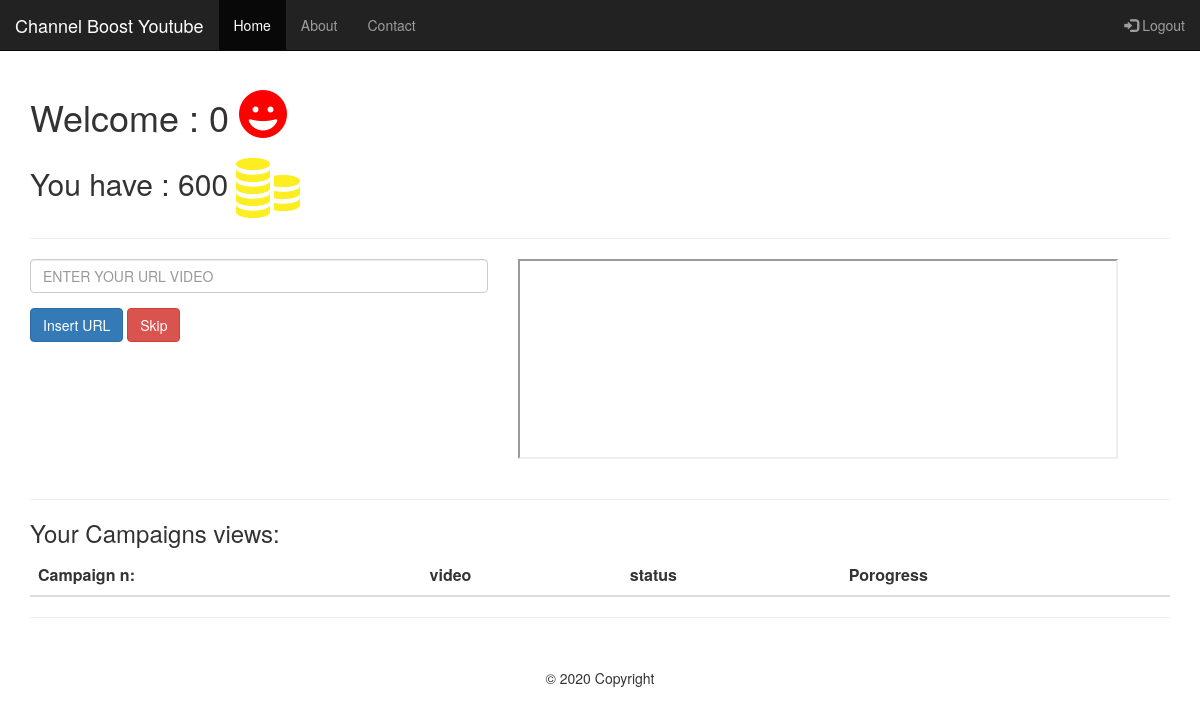
Before: /profile_todo.php (signed in) with the older database file.
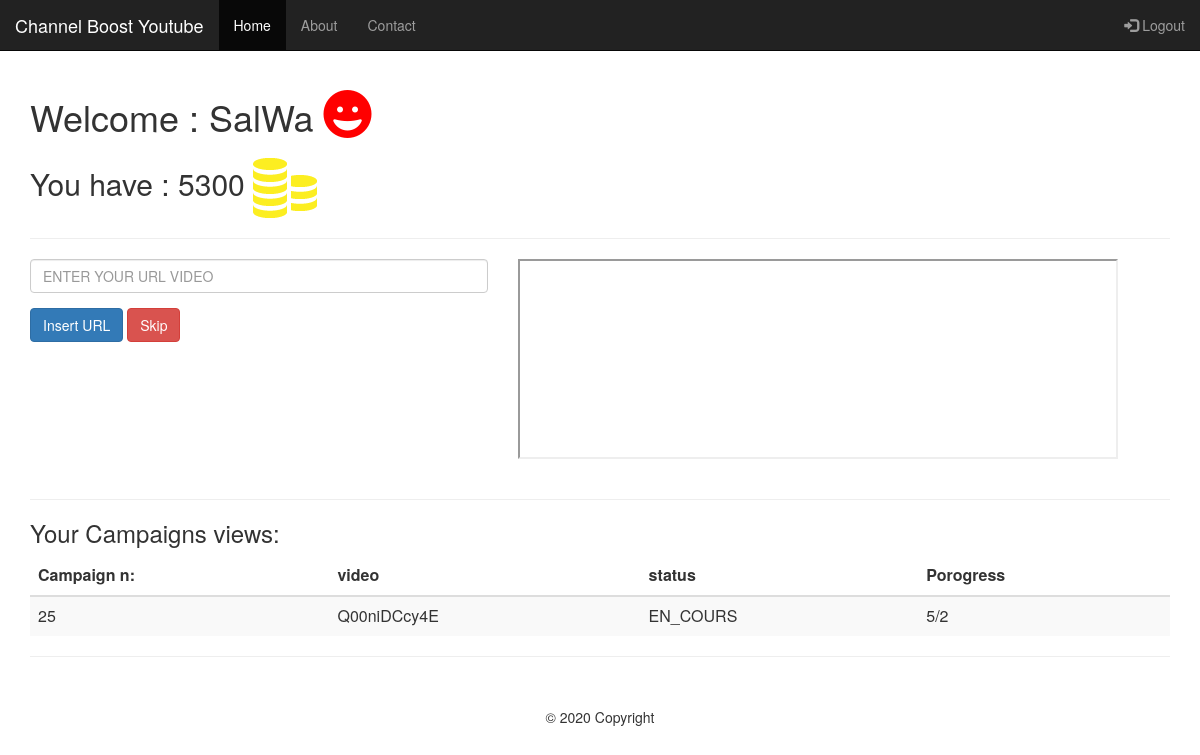
After: the same page with the newer database file.
### tables this page shows
CREATE TABLE `youtube_campaign_views` (
  `id` int(11) NOT NULL,
  `id_chaine` varchar(255) DEFAULT NULL,
  `id_user` int(11) DEFAULT NULL,
  `statut_campaign` varchar(200) DEFAULT NULL,
  `date_create_campaign` datetime DEFAULT NULL,
  `id_chaine_target` int(11) DEFAULT NULL,
  `date_views_chaine` datetime DEFAULT NULL,
  `count_view_chaine` int(11) DEFAULT NULL,
  `count_views_coins` int(11) DEFAULT NULL,
  `coins_value_user` int(11) DEFAULT NULL,
  `is_admin` int(11) DEFAULT NULL
);

### profile_todo.php (the view, shortened to what this page needs)
<link href="//netdna.bootstrapcdn.com/bootstrap/3.1.0/css/bootstrap.min.css" rel="stylesheet" id="bootstrap-css">
<div class="container">
<nav class="navbar navbar-inverse navbar-fixed-top">
      <div class="container-fluid">
        <div class="navbar-header">
          <a class="navbar-brand" href="index.php">Channel Boost Youtube</a>
        </div>
<div id="navbar" class="collapse navbar-collapse">
        <ul class="nav navbar-nav">
          <li class="active"><a href="#">Home</a></li>
          <li><a href="#about">About</a></li>
          <li><a href="#contact">Contact</a></li>
        </ul>
        <ul class="nav navbar-nav navbar-right">
      <li><a href="logout.php"><span class="glyphicon glyphicon-log-in"></span> Logout</a></li>
    </ul>
      </div>
    </div>
  </nav>
  <br>
  <br>
<div class="row">
    <h1>Welcome : <?php  if (isset($_SESSION['login_name'])) echo $_SESSION['login_name']; ?> <i class='fas fa-grin' style='font-size:48px;color:red'></i></h1>
    <p class="title"><h2>You have : <?php  if (isset($_SESSION['coins_value'])) echo $_SESSION['coins_value']; ?>  <img src="coins_icone.png" class="img-rounded" alt="coins"> </h2></p>
  <hr>
<div class="row">
          <div class="col-sm-5">
          <form action="action_profile.php" method="post">
          <div class="form-group">
            <input  name="id_chaine" type="text" class="form-control"  placeholder="ENTER YOUR URL VIDEO " required>
          </div>
           <button  type="submit" class="btn btn-primary" title="submit">
           Insert URL
          </button>
          <a href="index.php" class="btn btn-danger" title="skip" >Skip</a>
          </form>
            </div>
      <div class="col-sm-7">
      <iframe width="600" height="200" src="https://www.youtube.com/embed/tgbNymZ7vqY">
      <div id="player"></div>
      </iframe>
      </div>
</div>
<br><br>
<?php
 include  'includes/cnx.php';
  $dbco = new PDO("mysql:host=$servname;dbname=$dbname", $user, $pass);
  $dbco->setAttribute(PDO::ATTR_ERRMODE, PDO::ERRMODE_EXCEPTION);
$id_user = $_SESSION['id'];
$sth = $dbco->prepare("SELECT id,id_chaine,statut_campaign,count_views_coins,count_view_chaine
                       FROM  youtube_campaign_views
                       WHERE id_user=:id_user
                       ");
$sth->execute(array(
':id_user' => $id_user
));
  ?>
<hr>
<h3>Your Campaigns views: </h3>
<table class="table table-striped">
    <thead>
      <tr>
        <th>Campaign n:</th>
        <th>video</th>
        <th>status</th>
        <th>Porogress</th>
      </tr>
    </thead>
    <tbody>
    <?php while($row = $sth->fetch()) { ?>
      <tr>
        <td><?php  echo $row['id']?></td>
        <td><?php  echo $row['id_chaine']?></td>
        <td><?php  echo $row['statut_campaign']?></td>
        <td><?php  echo $row['count_views_coins']."/".$row['count_view_chaine']?></td>
      </tr>
    <?php } ?>
    </tbody>
  </table>
<hr>
</div>
</div>
<footer class="page-footer font-small blue">
  <div class="footer-copyright text-center py-3">© 2020 Copyright
  </div>
</footer>

### profile_todo.php (style rules this page uses)
.container { padding: 30px; }

Changed rows visible on the page:
added youtube_campaign_views: id "25", id_chaine "Q00niDCcy4E", statut_campaign "EN_COURS", count_views_coins "5", count_view_chaine "2"
Other visible differences:
$_SESSION['login_name']: "0" → "SalWa"
$_SESSION['coins_value']: "600" → "5300"
